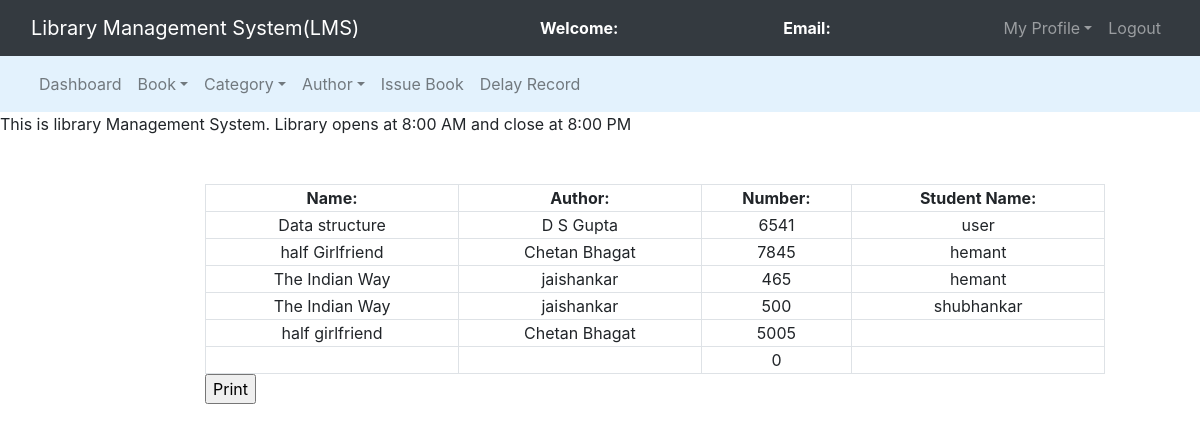
Page /admin/view_issued_book.php on the committed database.
### tables this page shows
CREATE TABLE `issued_books` (
  `s_no` int(11) NOT NULL,
  `book_no` int(11) NOT NULL,
  `book_name` varchar(200) NOT NULL,
  `book_author` varchar(200) NOT NULL,
  `student_id` int(11) NOT NULL,
  `status` int(11) NOT NULL,
  `issue_date` date NOT NULL DEFAULT current_timestamp()
);

CREATE TABLE `users` (
  `id` int(11) NOT NULL,
  `name` varchar(50) NOT NULL,
  `email` varchar(100) NOT NULL,
  `password` varchar(100) NOT NULL,
  `mobile` int(10) NOT NULL,
  `address` varchar(250) NOT NULL
);

### admin/view_issued_book.php (the view, shortened to what this page needs)
<?php
	$connection = mysqli_connect("localhost","root","");
	$query = "select issued_books.book_name,issued_books.book_author,issued_books.book_no,users.name from issued_books left join users on issued_books.student_id = users.id";
?>
<!DOCTYPE html>
<html>
<head>
	<link rel="stylesheet" type="text/css" href="../bootstrap-4.4.1/css/bootstrap.min.css">
</head>
<body>
	<nav class="navbar navbar-expand-lg navbar-dark bg-dark">
		<div class="container-fluid">
			<div class="navbar-header">
				<a class="navbar-brand" href="index.php">Library Management System(LMS)</a>
			</div>
			<font style="color: white"><span><strong>Welcome: <?php echo $_SESSION['name'];?></strong></span></font>
			<font style="color: white"><span><strong>Email: <?php echo $_SESSION['email'];?></strong></span></font>
			<ul class="nav navbar-nav navbar-right">
				<li class="nav-item dropdown">
					<a class="nav-link dropdown-toggle" data-toggle="dropdown">My Profile</a>
				</li>
				<li class="nav-item"><a class="nav-link" href="../logout.php">Logout</a></li>
			</ul>
		</div>
	</nav>
<nav class="navbar navbar-expand-lg navbar-light" style="background-color: #e3f2fd">
	<div class="container-fluid">
		<ul class="nav navbar-nav navbar-center">
			<li class="nav-item">
				<a href="admin_dashboard.php" class="nav-link">Dashboard</a>
			</li>
			<li class="nav-item dropdown">
				<a class="nav-link dropdown-toggle" data-toggle="dropdown">Book</a>
			</li>
			<li class="nav-item dropdown">
				<a class="nav-link dropdown-toggle" data-toggle="dropdown">Category</a>
			</li>
			<li class="nav-item dropdown">
				<a class="nav-link dropdown-toggle" data-toggle="dropdown">Author</a>
			</li>
			<li class="nav-item">
				<a href="issue_book.php" class="nav-link">Issue Book</a>
			</li>
			<li class="nav-item">
				<a href="delay_display.php" class="nav-link">Delay Record</a>
			</li>
		</ul>
	</div>
</nav>
<span><marquee>This is library Management System. Library opens at 8:00 AM and close at 8:00 PM</marquee></span><br><br>
<div class="row">
	<div class="col-md-2"></div>
	<div class="col-md-8">
		<form id="PrintTable">
			<table class="table-bordered" width="900px" style="text-align: center">
				<tr>
					<th>Name:</th>
					<th>Author:</th>
					<th>Number:</th>
					<th>Student Name:</th>
				</tr>
				<?php
					$query_run = mysqli_query($connection,$query);
					while($row = mysqli_fetch_assoc($query_run)){
						$book_name = $row['book_name'];
						$book_author = $row['book_author'];
						$book_no = $row['book_no'];
						$student_name = $row['name'];
				?>
						<tr>
							<td><?php echo $book_name;?></td>
							<td><?php echo $book_author;?></td>
							<td><?php echo $book_no;?></td>
							<td><?php echo $student_name;?></td>
						</tr>
						<?php
					}
				?>
			</table>
		</form>
<input type="button" value="Print" onclick="printFunction()">
	</div>
	<div class="col-md-2"></div>
</div>
</body>
</html>

### rows in the picture
issued_books: book_name "Data structure", book_author "D S Gupta", book_no "6541", users.name "user"
issued_books: book_name "half Girlfriend", book_author "Chetan Bhagat", book_no "7845", users.name "hemant"
issued_books: book_name "The Indian Way", book_author "jaishankar", book_no "465", users.name "hemant"
issued_books: book_name "The Indian Way", book_author "jaishankar", book_no "500", users.name "shubhankar"
issued_books: book_name "half girlfriend", book_author "Chetan Bhagat", book_no "5005"
issued_books: book_no "0"
